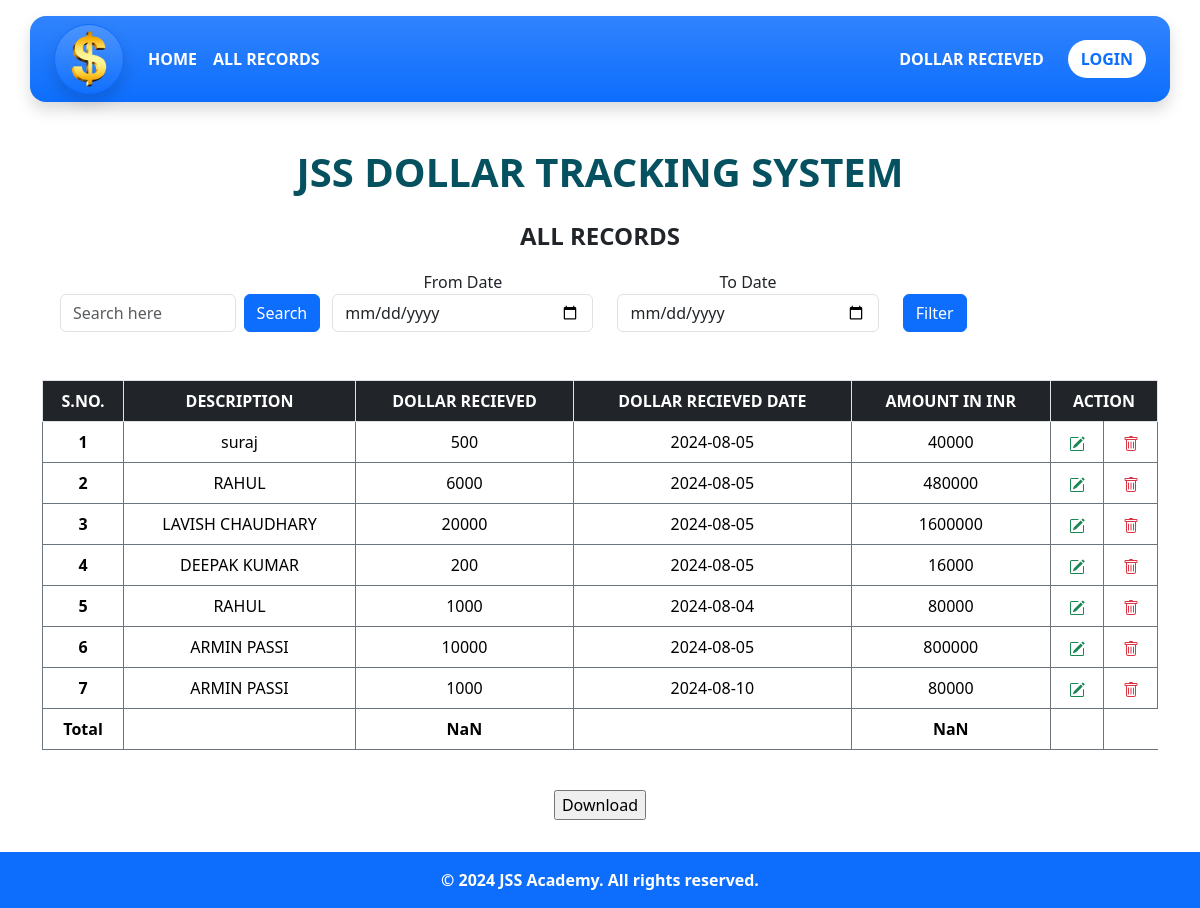
Screenshot of /AlldollarRecieved.php with the database file from the repository.
### tables this page shows
CREATE TABLE `dollarrecievedtable` (
  `Dollar_R_id` int(11) NOT NULL,
  `Name` varchar(20) NOT NULL,
  `Dollar_Recieved` int(11) NOT NULL,
  `Remark` varchar(50) NOT NULL,
  `Recieved_Date` date NOT NULL,
  `Total_INR` int(11) NOT NULL
);

### AlldollarRecieved.php (the view, shortened to what this page needs)
<?php
include ('phpScript/dbconnect.php');
?>
<!doctype html>
<html lang="en">
<head>
    <link href="https://cdn.jsdelivr.net/npm/bootstrap@5.3.3/dist/css/bootstrap.min.css" rel="stylesheet"
>
</head>
<body>
    <?php  include ('header_footer/header.php')   ?>
    <div class="container-fluid text-center mb-4" style="padding-top: 2rem;">
        <div class="text-center text-uppercase pt-2 text-info-emphasis fs-1 fw-semibold">
            <p>JSS Dollar Tracking System</p>
        </div>
        <div class="fs-4 fw-semibold text-uppercase">
            <p>All Records</p>
        </div>
        <div
            class="container me-0 flex-column flex-md-row flex-lg-row d-md-flex d-lg-flex text-center justify-content-start align-items-center col-12  ">
            <form action="resultalldollar.php" method="GET"
                class="d-flex mt-4 justify-content-center align-items-start gap-2">
                <div class="mb-0">
                    <input type="search" onkeyup="showResult(this.value)" required title="Search by Name or Client ID"
                        class="form-control" name="searchText" value="<?php if(isset($_GET['searchText']))  ?>"
                        placeholder="Search here" id="exampleInputsearch1" aria-describedby="searchHelp">
                </div>
                <button type="submit" class="btn btn-primary">Search</button>
            </form>
            <div class="container text-center">
                <form class=" justify-content-center " action="resultalldollar.php" method="GET">
                    <div class="row text-center justify-content-start ">
                        <div class="col-md-4">
                            <div class="form-group">
                                <label>From Date</label>
                                <input type="date" required name="from_date"
                                    value="<?php if(isset($_GET['from_date'])){ echo $_GET['from_date']; } ?>"
                                    class="form-control">
                            </div>
                        </div>
                        <div class="col-md-4">
                            <div class="form-group">
                                <label>To Date</label>
                                <input type="date" required name="to_date"
                                    value="<?php if(isset($_GET['to_date'])){ echo $_GET['to_date']; } ?>"
                                    class="form-control">
                            </div>
                        </div>
                        <div class="d-flex justify-content-start align-items-center  col ">
                            <div class="form-group mt-4">
                                <button type="submit" class="btn btn-primary">Filter</button>
                            </div>
                        </div>
                    </div>
                </form>
            </div>
        </div>
        <div class="container pt-5 table-responsive-sm table-responsive-md table-responsive-lg table-responsive-xxl "
            id="tableData">
            <table id="example" style="100%"
                class="table table-bordered align-middle border-secondary overflow-y-scroll">
                <thead class="table-dark">
                    <tr class="border">
                        <th class="align-middle" scope="col">S.NO.</th>
                        <th class="align-middle" scope="col">DESCRIPTION</th>
                        <th class="align-middle" scope="col">DOLLAR RECIEVED</th>
                        <th class="align-middle" scope="col">DOLLAR RECIEVED DATE</th>
                        <th class="align-middle" scope="col">AMOUNT IN INR</th>
                        <th class="align-middle" colspan="2">ACTION</th>
                    </tr>
                </thead>
                <tbody>
                    <?php
                        $selectsql = "SELECT * FROM dollarrecievedtable";
                        $result = mysqli_query($conn, $selectsql);
                        $number = 0;
                        while($row = mysqli_fetch_assoc($result)){
                            $ID                       = $row['Dollar_R_id'];
                            $name                       = $row['Name'];
                            $Dollar_Recieved            = $row['Dollar_Recieved'];
                            $Recieved_Date              = $row['Recieved_Date'];
                            $Total_INR                  = $row['Total_INR'];
                            $number++;
                            echo "
                             <tr>
                                <th scope='row'>$number</th>
                                <td >$name</td>
                                <td class='dollarrec'>$Dollar_Recieved</td>
                                <td >$Recieved_Date</td>
                                <td class='total'>$Total_INR</td>
                                <td class='action'>
                                        <a class='text-success' href='updateRecieved.php?edtrid=$ID'><svg xmlns='http://www.w3.org/2000/svg' width='16' height='16' fill='currentColor' class='bi bi-pencil-square' viewBox='0 0 16 16'>
                                              <path d='M15.502 1.94a.5.5 0 0 1 0 .706L14.459 3.69l-2-2L13.502.646a.5.5 0 0 1 .707 0l1.293 1.293zm-1.75 2.456-2-2L4.939 9.21a.5.5 0 0 0-.121.196l-.805 2.414a.25.25 0 0 0 .316.316l2.414-.805a.5.5 0 0 0 .196-.12l6.813-6.814z'/>
                                              <path fill-rule='evenodd' d='M1 13.5A1.5 1.5 0 0 0 2.5 15h11a1.5 1.5 0 0 0 1.5-1.5v-6a.5.5 0 0 0-1 0v6a.5.5 0 0 1-.5.5h-11a.5.5 0 0 1-.5-.5v-11a.5.5 0 0 1 .5-.5H9a.5.5 0 0 0 0-1H2.5A1.5 1.5 0 0 0 1 2.5z'/>
                                            </svg>
                                        </a>
                                </td>
                                <td >
                                        <a class='text-danger' href='allrecords.php?dltrid=$ID'><svg xmlns='http://www.w3.org/2000/svg' width='16' height='16' fill='currentColor' class='bi bi-trash' viewBox='0 0 16 16'>
                                               <path d='M5.5 5.5A.5.5 0 0 1 6 6v6a.5.5 0 0 1-1 0V6a.5.5 0 0 1 .5-.5m2.5 0a.5.5 0 0 1 .5.5v6a.5.5 0 0 1-1 0V6a.5.5 0 0 1 .5-.5m3 .5a.5.5 0 0 0-1 0v6a.5.5 0 0 0 1 0z'/>
                                               <path d='M14.5 3a1 1 0 0 1-1 1H13v9a2 2 0 0 1-2 2H5a2 2 0 0 1-2-2V4h-.5a1 1 0 0 1-1-1V2a1 1 0 0 1 1-1H6a1 1 0 0 1 1-1h2a1 1 0 0 1 1 1h3.5a1 1 0 0 1 1 1zM4.118 4 4 4.059V13a1 1 0 0 0 1 1h6a1 1 0 0 0 1-1V4.059L11.882 4zM2.5 3h11V2h-11z'/>
                                             </svg>
                                         </a>
                                </td>
                            </tr>
                            ";
                        }
                    ?>
                </tbody>
                <?php
                    echo "
                    <tfoot>
                    <td class='fw-bold'>Total</td>
                    <td class='fw-bold'></td>
                    <td id='val1' class='fw-bold'></td>
                    <td class='fw-bold'></td>
                    <td id='val2' class='fw-bold'></td>
                    <td id='' class='fw-bold'></td>
                    </tfoot>
                    ";
                ?>
            </table>
        </div>
    </div>
    <div class="text-center pb-2">
        <form action="resultalldollar.php" method="post">
            <input type="submit" name="print" value="Download">
        </form>
    </div>
    <?php  include ('header_footer/footer.php')   ?>
</body>
</html>

### header_footer/header.php (shortened to what this page needs)
<div class="container-fluid  position-sticky top-0">
    <div class="container bg-primary bg-gradient rounded-4 mt-3 shadow">
        <nav class="navbar navbar-expand-lg ">
            <div class="container-fluid">
                <a style="width:70px; height:70px;"
                    class="navbar-brand shadow border border-primary bg-gradient d-flex justify-content-center rounded-circle" href="form.php">
                    <img src="img/logo.png" class="img-fluid" alt="">
                </a>
                <div class="collapse navbar-collapse" id="navbarSupportedContent">
                    <ul class="navbar-nav me-auto mb-2 mb-lg-0">
                        <li class="nav-item">
                            <a class="nav-link text-uppercase text-white fw-semibold active" aria-current="page" href="form.php">Home</a>
                        </li>
                        <li class="nav-item">
                            <a class="nav-link text-uppercase text-white fw-semibold active" aria-current="page" href="allrecords.php">All Records</a>
                        </li>
                    </ul>
                    <a class="text-white text-decoration-none fw-semibold pe-4" href="dollarRecieved.php">DOLLAR RECIEVED</a>
                    <?php
                         if(!isset($_SESSION['login'])){
                             echo '
                              <a href="index.php" class="btn text-primary rounded-pill text-uppercase fw-semibold bg-white">
                                 LogIn
                             </a>
                             ';
                         }else{
                             echo '
                             <a href="logout.php" class="btn text-primary rounded-pill text-uppercase fw-semibold bg-white">
                               logout
                             </a>
                             ';
                         }
                    ?>
                </div>
            </div>
        </nav>
    </div>
</div>

### header_footer/footer.php
<div class="container-fluid bg-primary h-25 p-3 ">
    <div class="container text-center ">
    <p class="text-white fw-semibold mb-0">&copy; 2024 JSS Academy. All rights reserved.</p>
    </div>
</div>

### rows the page displays
dollarrecievedtable: Name "suraj", Dollar_Recieved "500", Recieved_Date "2024-08-05", Total_INR "40000"
dollarrecievedtable: Name "RAHUL", Dollar_Recieved "6000", Recieved_Date "2024-08-05", Total_INR "480000"
dollarrecievedtable: Name "LAVISH CHAUDHARY", Dollar_Recieved "20000", Recieved_Date "2024-08-05", Total_INR "1600000"
dollarrecievedtable: Name "DEEPAK KUMAR", Dollar_Recieved "200", Recieved_Date "2024-08-05", Total_INR "16000"
dollarrecievedtable: Name "RAHUL", Dollar_Recieved "1000", Recieved_Date "2024-08-04", Total_INR "80000"
dollarrecievedtable: Name "ARMIN PASSI", Dollar_Recieved "10000", Recieved_Date "2024-08-05", Total_INR "800000"
dollarrecievedtable: Name "ARMIN PASSI", Dollar_Recieved "1000", Recieved_Date "2024-08-10", Total_INR "80000"
